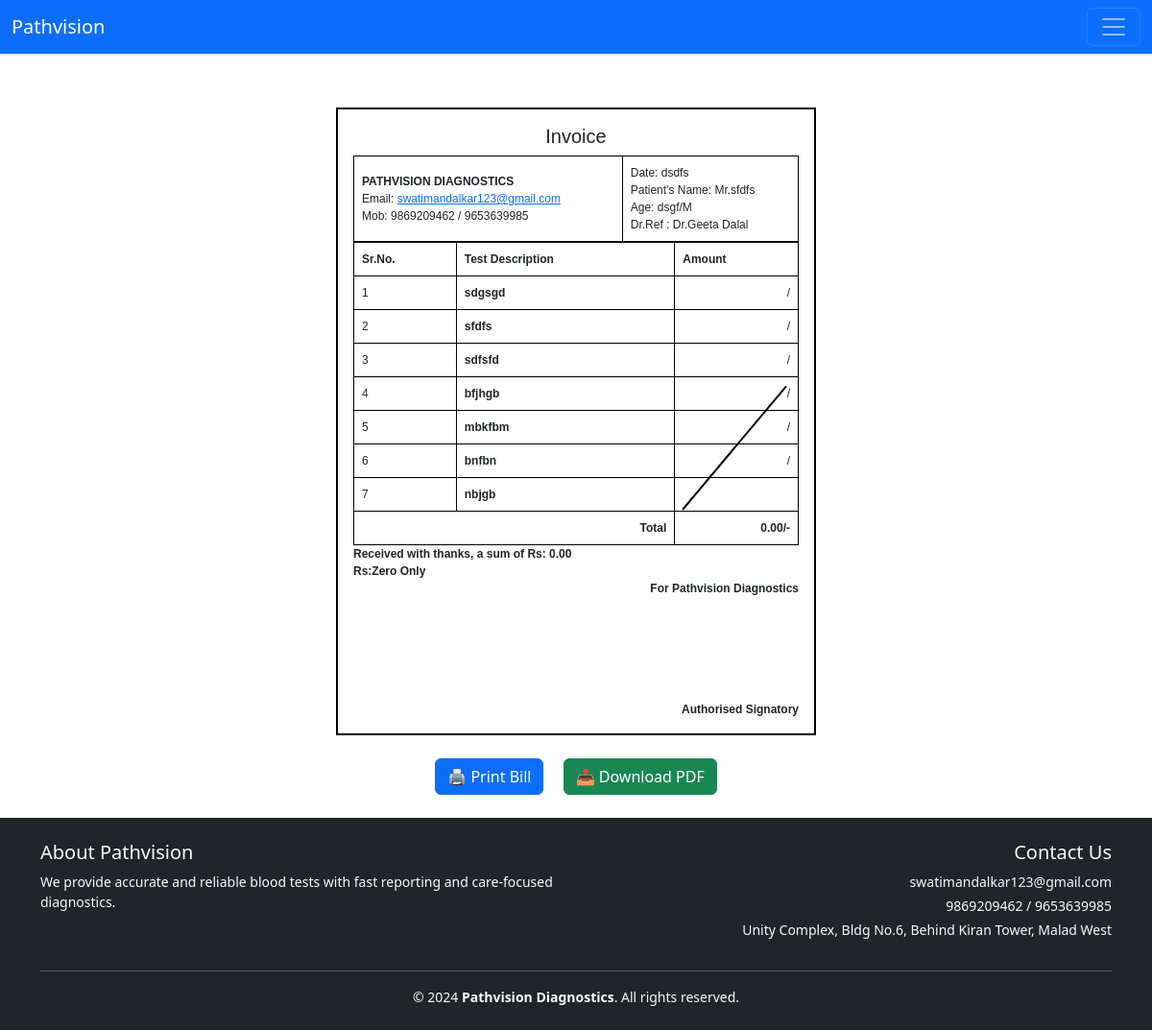
Screenshot of /bill_detail/13/ (signed in) with the database file from the repository.
### bill/models.py (models this page shows, shortened)
class Bill(models.Model):
    user = models.ForeignKey(User, on_delete=models.CASCADE)
    date = models.CharField(max_length=20, editable=True)
    prefix = models.CharField(max_length=5, choices=PREFIX_CHOICES, default='Mr.')
    patient_name = models.CharField(max_length=255)
    age = models.CharField(max_length=10)
    gender = models.CharField(max_length=10,choices=GENDER_CHOICES,default='M')
    doctor_choice = models.CharField(max_length=100, choices=DOCTOR_CHOICES, default='Dr.Geeta Dalal')
    doctor_name = models.CharField(max_length=255, blank=True)  # This field stores the final doctor name
    test_details = models.TextField(default="")
    total_amount = models.DecimalField(max_digits=10, decimal_places=2)
    amount_in_words = models.CharField(max_length=255)

### bill/views.py (the view)
# urls.py: path('bill_detail/<int:bill_id>/',bill_detail,name = 'bill_detail'),
@login_required
def bill_detail(request, bill_id):
    bill = get_object_or_404(Bill, pk=bill_id, user=request.user)
    test_items = []
    for line in bill.test_details.splitlines():
        if ':' in line:
            name, amount = map(str.strip, line.split(':', 1))
            test_items.append((name, amount if amount else '/'))
        else:
            test_items.append((line.strip(), '/'))
    range_10 = range(10)
    context = {
        'bill': bill,
        'test_items': test_items,
        'range_10': range(10),  # Used for slash rendering if all results are '/'
    }
    return render(request, 'bill/bill_detail.html', context)

### bill/templates/bill/bill_detail.html (shortened to what this page needs)
{% extends 'bill/base.html' %}
{% block content %}
<div class="invoice-wrapper">
    <div id = "invoiceBox" >
        <h5 class="center">Invoice</h5>
        <table >
            <tr>
                <td colspan="2">
                    <b>PATHVISION DIAGNOSTICS</b><br>
                    Email: <a href="#">swatimandalkar123@gmail.com</a><br>
                    Mob: 9869209462 / 9653639985
                </td>
                <td>
                    Date: {{ bill.date }}<br>
                    Patient's Name: {{ bill.prefix }}{{ bill.patient_name }}<br>
                    Age: {{ bill.age }}/{{ bill.gender }}<br>
                    Dr.Ref : Dr.{{ bill.doctor_name }}
                </td>
            </tr>
        </table>
        <div class="slash-table-wrapper">
            <table>
                <tr>
                    <th>Sr.No.</th>
                    <th>Test Description</th>
                    <th class="amount-header">Amount</th>
                </tr>
                {% if test_items|length == 1 and test_items.0.0 == '/' and test_items.0.1 == '/' %}
                    {% for i in range_10 %}
                    <tr>
                        <td>{{ forloop.counter }}</td>
                        <td>&nbsp;</td>
                        <td class="amount-cell">
                            {% if forloop.first %}
                                <div class="diagonal-container">
                                    <div class="diagonal-line"></div>
                                </div>
                            {% endif %}
                        </td>
                    </tr>
                    {% endfor %}
                {% else %}
                    {% for test_name, result in test_items %}
                    <tr>
                        <td>{{ forloop.counter }}</td>
                        <td class="bold">{{ test_name }}</td>
                        <td class="right">
                            {% if forloop.last and result == '/' %}
                                <div class="diagonal-slash-cell"></div>
                            {% else %}
                                <div>{{ result }}</div>
                            {% endif %}
                        </td>
                    </tr>
                    {% endfor %}
                {% endif %}
                <tr>
                    <td colspan="2" class="right bold">Total</td>
                    <td class="bold right">{{ bill.total_amount }}/-</td>
                </tr>
            </table>
        </div>
        <div class="tight-line">
            <p><b>Received with thanks, a sum of Rs: {{ bill.total_amount }}</b></p>
            <p><b>Rs:{{ bill.amount_in_words }}</b></p>
            <p class="right"><b>For Pathvision Diagnostics</b></p><br><br><br><br><br><br>
            <p class="right"><b>Authorised Signatory</b></p>
        </div>
    </div>
</div>
<div class="mt-4 text-center">
    <button onclick="window.print()" class="btn btn-primary mx-2">🖨️ Print Bill</button>
    <a href="{% url 'download_pdf' bill.id %}" target="_blank" class="btn btn-success mx-2">📥 Download PDF</a>
</div>
{% endblock %}

### bill/templates/bill/bill_detail.html (style rules this page uses)
.invoice-wrapper { display:flex; justify-content:center; align-items:center; margin-top: 2rem; }
#invoiceBox { width: 500px; min-height: 570px; border: 2px solid black; padding: 20px; font-family: Arial, sans-serif; background-color: white; overflow: visible; font-size: 14px; }
table { width: 100%; border-collapse: collapse; }
th, td { border: 1px solid black; padding: 8px; text-align: left; }
.tight-line p { margin-bottom: 0px; }
.bold { font-weight: bold; }
.right { text-align: right; }
.center { text-align: center; }

### rows the page displays
Bill: date "dsdfs", prefix "Mr.", patient_name "sfdfs", age "dsgf", gender "M", doctor_name "Geeta Dalal", total_amount "0.00", amount_in_words "Zero Only"

### other values shown
{{ test_name }} "sdgsgd" "sfdfs" "sdfsfd" "bfjhgb" "mbkfbm" "bnfbn" "nbjgb"
{{ result }} "/" "/" "/" "/" "/" "/"
